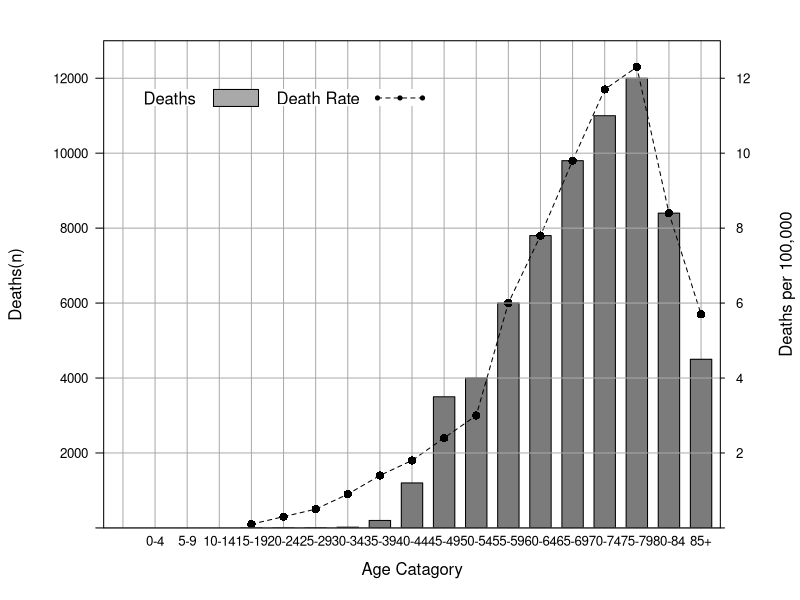

R code for this plot:
library(lattice)
library(latticeExtra)

p<-read.csv("./sampleData.csv")

#Age categories for x-axis.
name1<-c("","0-4","5-9","10-14","15-19",
         "20-24","25-29","30-34","35-39","40-44","45-49","50-54","55-59",
         "60-64","65-69","70-74","75-79","80-84","85+")

p$`Age Catagory` <- factor(name1, levels=name1)

#create a theme from pdf device
bwtheme <- standard.theme("pdf", color=FALSE)

#create a Count barplot
dCountPlot <-   barchart(deaths~`Age Catagory`, data=p, xlab="Age Catagory", ylab="Deaths(n)\n", 
           par.settings = bwtheme, axis = axis.grid, 
           key=list(
             x=.05,y=.9,
             text=list(lab="Deaths"),
             rectangles = list(
               col="dark grey"
               ),
             text=list(lab="Death Rate"),
             lines=list(
               pch=19,
               col="black",
               type="o",
               lty=2,
               cex=0.5,
               lwd=1),
             transparent=T,border=F,rep=F, columns=1
           ),
           ylim=c(0,13000)    # note that we get a relationship between y1 and y2 1000:1
  )


dRatePlot <- xyplot(rate ~ `Age Catagory`, data=p, 
                    type="o", 
                    pch=16, 
                    lend=2, 
                    cex=1, 
                    ylab="Deaths per 100,000",
                    par.settings = bwtheme, axis = axis.grid, ylim=c(0,13),
                    xlab="Age")

dblPlot <- doubleYScale(dCountPlot, dRatePlot, add.ylab2 = TRUE)
plot(dblPlot)
